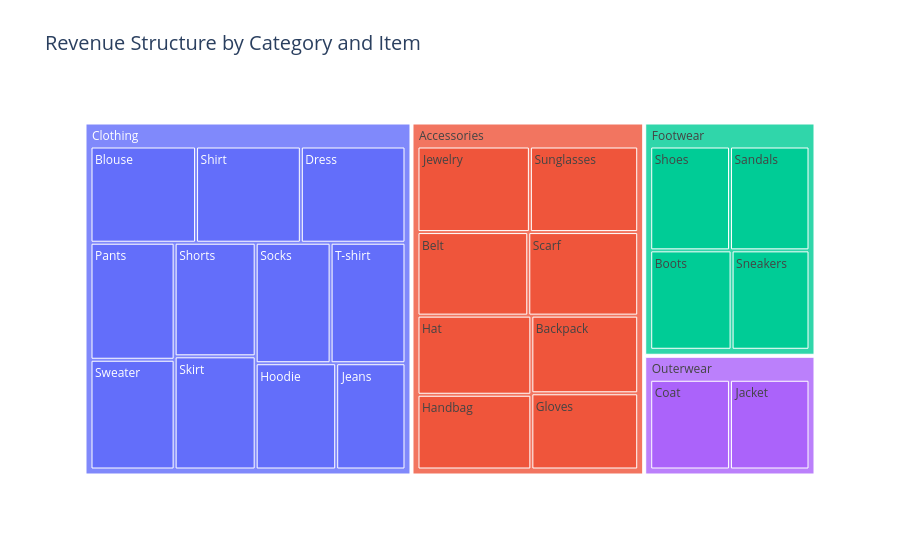

The notebook cell saved with this chart:
### Code cell
#4 Treemap – Category > Item Purchased by Total Purchase Amount
tree_fig = px.treemap(
    df, path=['Category', 'Item Purchased'], values='Purchase Amount (USD)',
    title='Revenue Structure by Category and Item'
)
tree_fig.update_layout(title_font_size=20)
tree_fig.show()

### Figure 1 — Plotly figure (JSON) as saved in the notebook; plotly's stock layout.template omitted (floating-point values rounded to 4 significant figures)
{"data": [{"branchvalues": "total", "domain": {"x": [0, 1], "y": [0, 1]}, "hovertemplate": "labels=%{label}<br>Purchase Amount (USD)=%{value}<br>parent=%{parent}<br>id=%{id}<extra></extra>", "ids": ["Accessories/Backpack", "Accessories/Belt", "Clothing/Blouse", "Footwear/Boots", "Outerwear/Coat", "Clothing/Dress", "Accessories/Gloves", "Accessories/Handbag", "Accessories/Hat", "Clothing/Hoodie", "Outerwear/Jacket", "Clothing/Jeans", "Accessories/Jewelry", "Clothing/Pants", "Footwear/Sandals", "Accessories/Scarf", "Clothing/Shirt", "Footwear/Shoes", "Clothing/Shorts", "Clothing/Skirt", "Footwear/Sneakers", "Clothing/Socks", "Accessories/Sunglasses", "Clothing/Sweater", "Clothing/T-shirt", "Accessories", "Clothing", "Footwear", "Outerwear"], "labels": ["Backpack", "Belt", "Blouse", "Boots", "Coat", "Dress", "Gloves", "Handbag", "Hat", "Hoodie", "Jacket", "Jeans", "Jewelry", "Pants", "Sandals", "Scarf", "Shirt", "Shoes", "Shorts", "Skirt", "Sneakers", "Socks", "Sunglasses", "Sweater", "T-shirt", "Accessories", "Clothing", "Footwear", "Outerwear"], "name": "", "parents": ["Accessories", "Accessories", "Clothing", "Footwear", "Outerwear", "Clothing", "Accessories", "Accessories", "Accessories", "Clothing", "Outerwear", "Clothing", "Accessories", "Clothing", "Footwear", "Accessories", "Clothing", "Footwear", "Clothing", "Clothing", "Footwear", "Clothing", "Accessories", "Clothing", "Clothing", "", "", "", ""], "type": "treemap", "values": [8636, 9635, 10410, 9018, 9275, 10320, 8477, 8857, 9375, 8767, 9249, 7548, 10010, 10090, 9200, 9561, 10332, 9240, 9433, 9402, 8635, 9252, 9649, 9462, 9248, 74200, 104264, 36093, 18524]}], "layout": {"legend": {"tracegroupgap": 0}, "title": {"font": {"size": 20}, "text": "Revenue Structure by Category and Item"}}}
